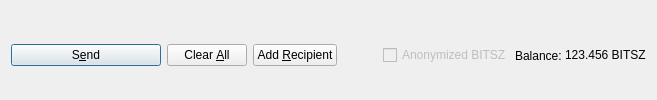
         <widget class="QFrame" name="frame_Send">
          <layout class="QHBoxLayout" name="horizontalLayout">
           <property name="bottomMargin">
            <number>0</number>
           </property>
           <item>
            <widget class="QPushButton" name="sendButton">
             <property name="minimumSize">
              <size>
               <width>150</width>
               <height>0</height>
              </size>
             </property>
             <property name="toolTip">
              <string>Confirm the send action</string>
             </property>
             <property name="text">
              <string>S&amp;end</string>
             </property>
             <property name="icon">
              <iconset resource="../bitszcoin.qrc">
               <normaloff>:/icons/send</normaloff>:/icons/send</iconset>
             </property>
             <property name="autoDefault">
              <bool>false</bool>
             </property>
             <property name="default">
              <bool>true</bool>
             </property>
            </widget>
           </item>
           <item>
            <widget class="QPushButton" name="clearButton">
             <property name="sizePolicy">
              <sizepolicy hsizetype="Minimum" vsizetype="Fixed">
               <horstretch>0</horstretch>
               <verstretch>0</verstretch>
              </sizepolicy>
             </property>
             <property name="toolTip">
              <string>Clear all fields of the form.</string>
             </property>
             <property name="text">
              <string>Clear &amp;All</string>
             </property>
             <property name="icon">
              <iconset resource="../bitszcoin.qrc">
               <normaloff>:/icons/remove</normaloff>:/icons/remove</iconset>
             </property>
             <property name="autoDefault">
              <bool>false</bool>
             </property>
            </widget>
           </item>
           <item>
            <widget class="QPushButton" name="addButton">
             <property name="toolTip">
              <string>Send to multiple recipients at once</string>
             </property>
             <property name="text">
              <string>Add &amp;Recipient</string>
             </property>
             <property name="icon">
              <iconset resource="../bitszcoin.qrc">
               <normaloff>:/icons/add</normaloff>:/icons/add</iconset>
             </property>
             <property name="autoDefault">
              <bool>false</bool>
             </property>
            </widget>
           </item>
           <item>
            <spacer name="horizontalSpacer">
             <property name="orientation">
              <enum>Qt::Horizontal</enum>
             </property>
             <property name="sizeHint" stdset="0">
              <size>
               <width>40</width>
               <height>20</height>
              </size>
             </property>
            </spacer>
           </item>
           <item>
            <layout class="QHBoxLayout" name="horizontalLayout_2">
             <property name="spacing">
              <number>3</number>
             </property>
             <item>
              <widget class="QCheckBox" name="checkzBITSZ">
               <property name="enabled">
                <bool>false</bool>
               </property>
               <property name="text">
                <string>Anonymized BITSZ</string>
               </property>
              </widget>
             </item>
             <item>
              <widget class="QLabel" name="label">
               <property name="text">
                <string>Balance:</string>
               </property>
              </widget>
             </item>
             <item>
              <widget class="QLabel" name="labelBalance">
               <property name="sizePolicy">
                <sizepolicy hsizetype="Preferred" vsizetype="Fixed">
                 <horstretch>0</horstretch>
                 <verstretch>0</verstretch>
                </sizepolicy>
               </property>
               <property name="cursor">
                <cursorShape>IBeamCursor</cursorShape>
               </property>
               <property name="text">
                <string notr="true">123.456 BITSZ</string>
               </property>
               <property name="textInteractionFlags">
                <set>Qt::LinksAccessibleByMouse|Qt::TextSelectableByKeyboard|Qt::TextSelectableByMouse</set>
               </property>
              </widget>
             </item>
            </layout>
           </item>
          </layout>
         </widget>
